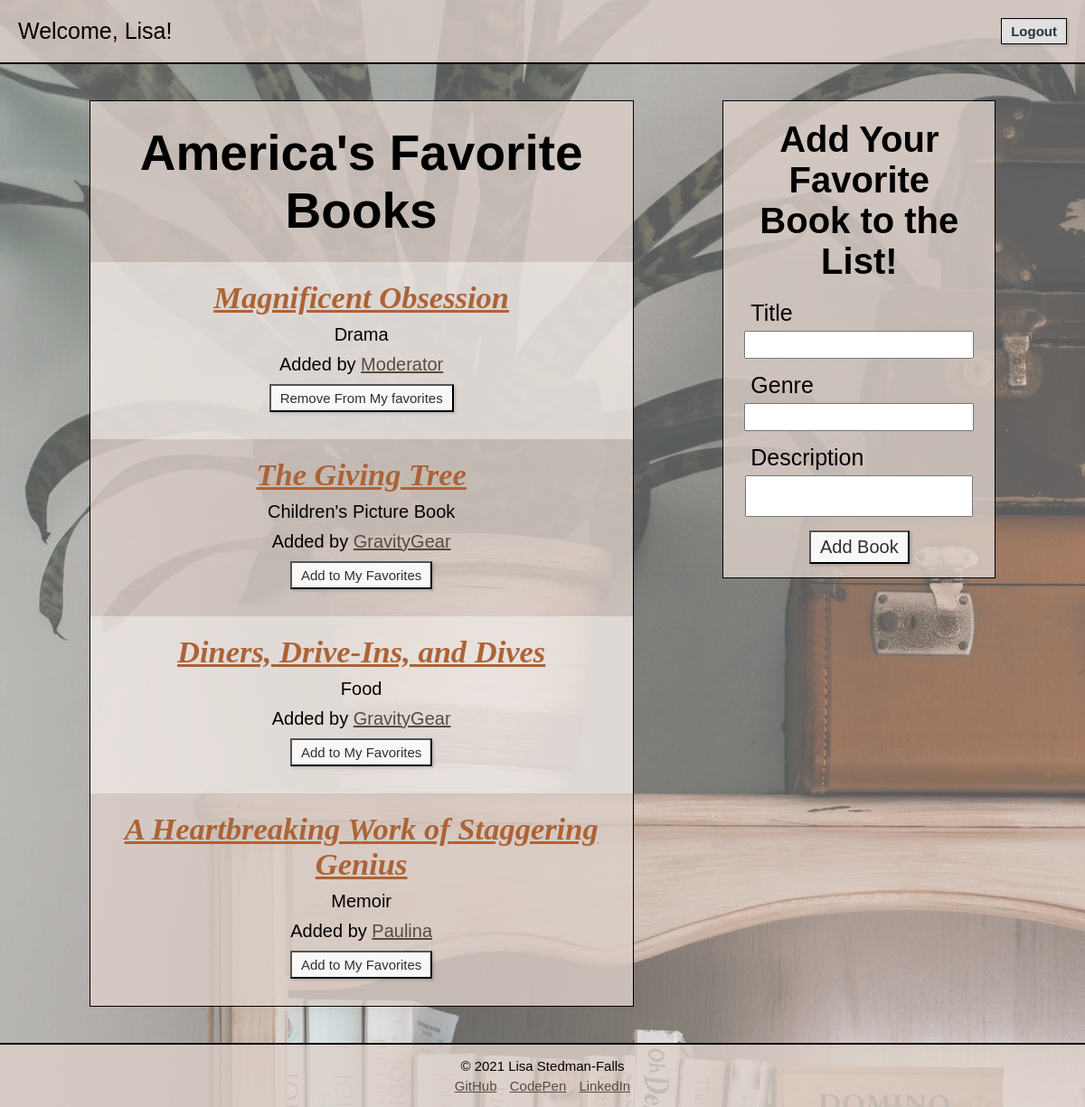
Before: /book/ (signed in) with the older database file.
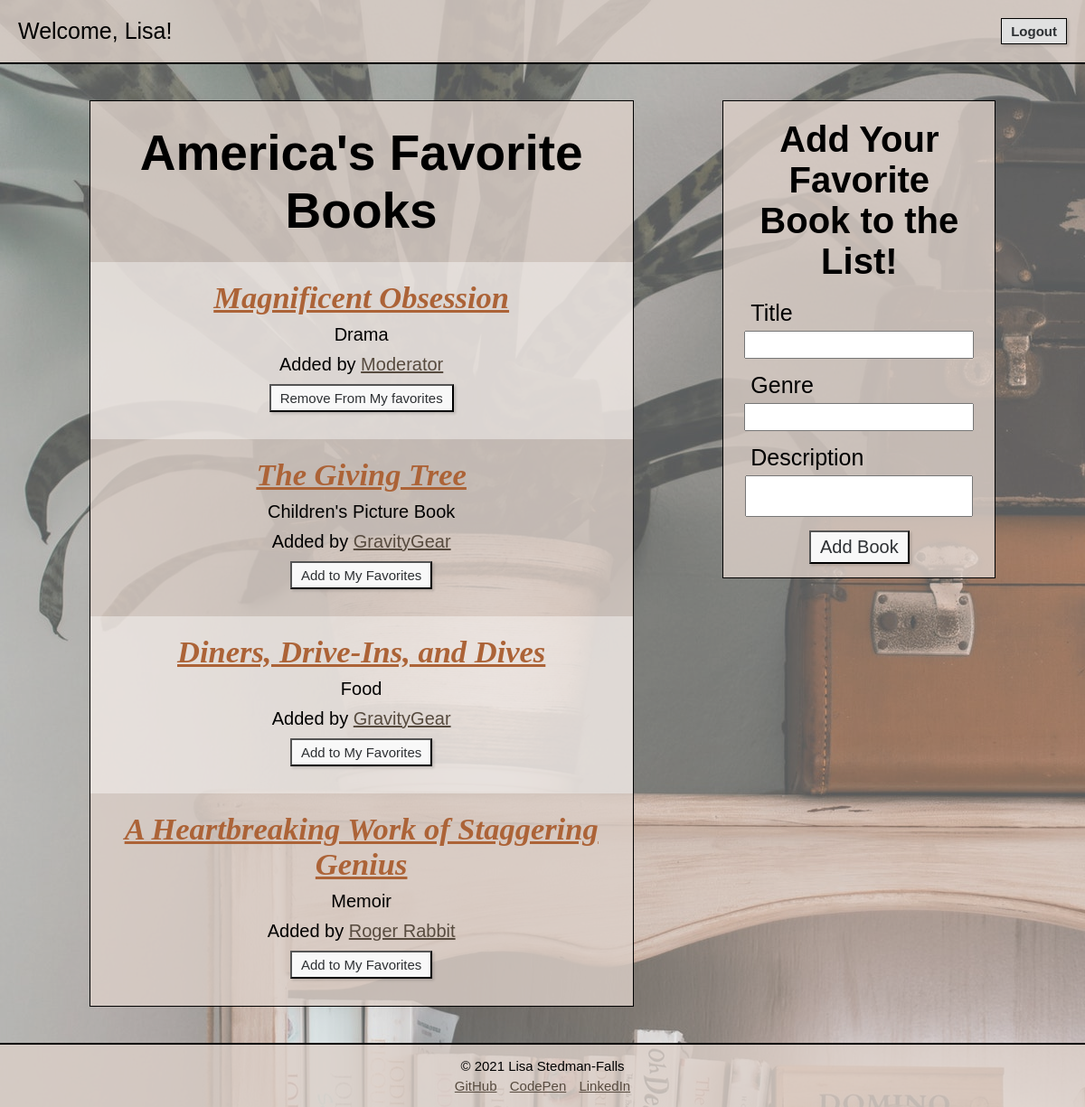
After: the same page with the newer database file.
### books_app/models.py (models this page shows, shortened)
class Book(models.Model):
    title = models.CharField(max_length=255)
    description = models.TextField()
    genre = models.CharField(max_length=255)
    uploaded_by = models.ForeignKey(User, related_name = "books_uploaded", on_delete = models.CASCADE)
    favorited_by = models.ManyToManyField(User, related_name = "books_favorited")
    created_at = models.DateTimeField(auto_now_add=True)
    updated_at = models.DateTimeField(auto_now=True)
    objects = BookManager()

### login_registration_app/models.py (models this page shows, shortened)
class User(models.Model):
    first_name = models.CharField(max_length=255)
    last_name = models.CharField(max_length=255)
    username = models.CharField(max_length=20, default="")
    email = models.CharField(max_length=255)
    password = models.CharField(max_length=255)
    bio = models.TextField(default="")
    created_at = models.DateTimeField(auto_now_add=True)
    updated_at = models.DateTimeField(auto_now=True)
    objects = UserManager()

### books_app/views.py (the view)
# urls.py: path('', views.book), #GET request to display all objects' info starting at a different root
def book(request): #GET REQUEST
    if "user_id" not in request.session:
        messages.error(request, "You must be logged in to view this site")
        return redirect ("/")
    else:
        context = {
        "all_the_users": User.objects.all(),
        "this_user": User.objects.get(id=request.session["user_id"]),
        "all_the_books": Book.objects.all(),
    }
    return render(request, "books.html", context)

### books_app/templates/books.html (shortened to what this page needs)
<!DOCTYPE html>
<html lang="en-US">
<head>
    {% load static %}
    <link rel="stylesheet" href="{% static 'style.css' %}">
</head>
<body>
    <div id="container">
        <nav>
            <p>Welcome, {{this_user.first_name}}!</p>
            <div id ="nav_actions">
                <form action="/logout" method="POST">
                    <button type="submit">Logout</button>
                </form>
            </div>
        </nav>
        <div id="books_wrapper">
            <div id="books">
                <h1>America's Favorite Books</h1>
                {% for book in all_the_books %}
                <div>
                    <a href= "{{book.id}}"><h2>{{book.title}}</h2></a>
                    <p>{{book.genre}}</p>
                    <p>Added by
                        <a href= "user/{{book.uploaded_by.id}}">{{book.uploaded_by.username}}</a>
                    </p>
                    {% if book in this_user.books_favorited.all %}
                    <form action="{{book.id}}/unfavorite_homepage" method="POST">
                        <button type="submit">Remove From My favorites</button>
                    </form>
                    {% else %}
                    <form action="{{book.id}}/favorite_homepage" method="POST">
                        <button type="submit">Add to My Favorites</button>
                    </form>
                        {% endif %}
                </div>
                {% endfor %}
            </div>
            <div id ="add_book">
                <h1>Add Your Favorite Book to the List!</h1>
                <form action="create_book" method="POST">
                    <label for="title">Title</label>
                    <input name="title" type="text">
                    <label for="genre">Genre</label>
                    <input name="genre" type="text">
                    <label for="description">Description</label>
                    <textarea name="description"></textarea>
                    <button type="submit">Add Book</button>
                </form>
            </div>
        </div>
        <footer>
            <p>&#169; 2021 Lisa Stedman-Falls</p>
            <a href="https://github.com/Lstedmanfalls/" target="_blank">GitHub</a>
            <a href="https://codepen.io/lstedmanfalls" target="_blank">CodePen</a>
            <a href="https://www.linkedin.com/in/lstedmanfalls/" target="_blank">LinkedIn</a>
        </footer>
    </div>
</body>
</html>

Changed rows visible on the page:
changed through a linked row, Book "A Heartbreaking Work of Staggering Genius": uploaded_by.username "Paulina" → "Roger Rabbit"
